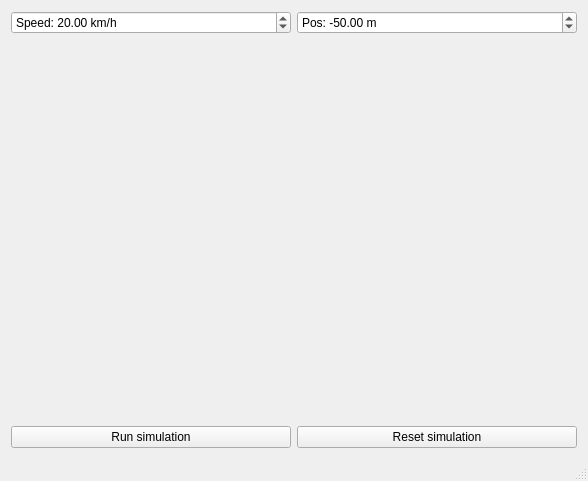
<?xml version="1.0" encoding="UTF-8"?>
<ui version="4.0">
 <class>MainWindow</class>
 <widget class="QMainWindow" name="MainWindow">
  <property name="geometry">
   <rect>
    <x>0</x>
    <y>0</y>
    <width>588</width>
    <height>481</height>
   </rect>
  </property>
  <property name="windowTitle">
   <string>Intersection Test</string>
  </property>
  <widget class="QWidget" name="centralWidget">
   <layout class="QVBoxLayout" name="verticalLayout">
    <item>
     <layout class="QHBoxLayout" name="horizontalLayout_2">
      <item>
       <widget class="QDoubleSpinBox" name="speedBox">
        <property name="prefix">
         <string>Speed: </string>
        </property>
        <property name="suffix">
         <string> km/h</string>
        </property>
        <property name="value">
         <double>20.000000000000000</double>
        </property>
       </widget>
      </item>
      <item>
       <widget class="QDoubleSpinBox" name="posBox">
        <property name="prefix">
         <string>Pos: </string>
        </property>
        <property name="suffix">
         <string> m</string>
        </property>
        <property name="minimum">
         <double>-500.000000000000000</double>
        </property>
        <property name="maximum">
         <double>500.000000000000000</double>
        </property>
        <property name="value">
         <double>-50.000000000000000</double>
        </property>
       </widget>
      </item>
     </layout>
    </item>
    <item>
     <widget class="MapWidget" name="map" native="true">
      <property name="sizePolicy">
       <sizepolicy hsizetype="Preferred" vsizetype="MinimumExpanding">
        <horstretch>0</horstretch>
        <verstretch>0</verstretch>
       </sizepolicy>
      </property>
     </widget>
    </item>
    <item>
     <layout class="QHBoxLayout" name="horizontalLayout">
      <item>
       <widget class="QPushButton" name="runSim">
        <property name="text">
         <string>Run simulation</string>
        </property>
       </widget>
      </item>
      <item>
       <widget class="QPushButton" name="resetSim">
        <property name="text">
         <string>Reset simulation</string>
        </property>
       </widget>
      </item>
     </layout>
    </item>
   </layout>
  </widget>
  <widget class="QMenuBar" name="menuBar">
   <property name="geometry">
    <rect>
     <x>0</x>
     <y>0</y>
     <width>588</width>
     <height>22</height>
    </rect>
   </property>
  </widget>
  <widget class="QStatusBar" name="statusBar"/>
 </widget>
 <layoutdefault spacing="6" margin="11"/>
 <customwidgets>
  <customwidget>
   <class>MapWidget</class>
   <extends>QWidget</extends>
   <header>mapwidget.h</header>
   <container>1</container>
  </customwidget>
 </customwidgets>
 <resources/>
 <connections/>
</ui>
